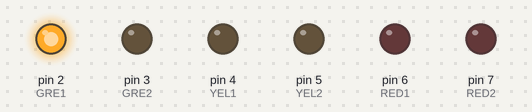
A sketch run on a simulated Arduino Uno, built with avr-gcc and run on an emulated ATmega328P. On the bench: output pins drawn as LEDs (lit = HIGH).

Above: at 0.2 s.
At 0.7 s:
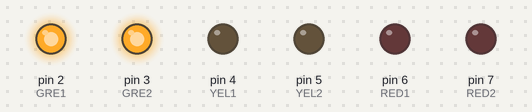
At 1.7 s:
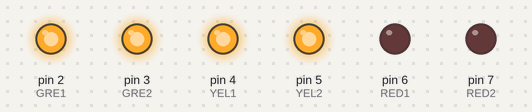
At 2.8 s:
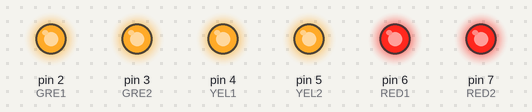
At 4.7 s:
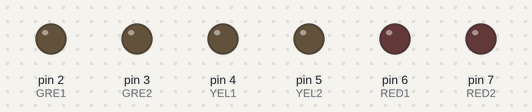
At 6.4 s:
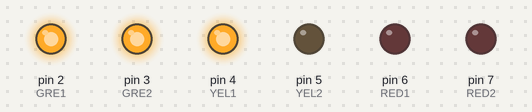
Timing chart, 0 to 6.8 s (numbered marks = the images above):
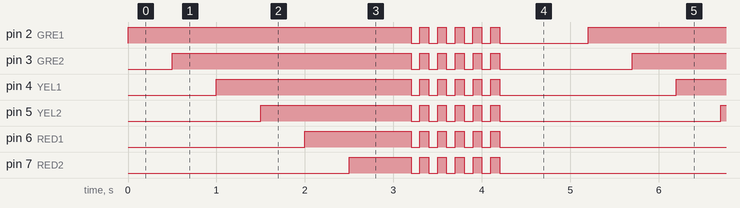

The sketch:

raceled.ino
```cpp
#define GRE1 2
#define GRE2 3
#define YEL1 4
#define YEL2 5
#define RED1 6
#define RED2 7

void setup() {
  pinMode(GRE1,OUTPUT);
  pinMode(GRE2,OUTPUT);
  pinMode(YEL1,OUTPUT);
  pinMode(YEL2,OUTPUT);
  pinMode(RED1,OUTPUT);
  pinMode(RED2,OUTPUT);
}

void loop() {
  int port[6] = {GRE1,GRE2,YEL1,YEL2,RED1,RED2};
  for(int i = 0; i < sizeof(port); i++){
    digitalWrite(port[i],HIGH);
    if(i < 5){
      delay(500);
    }
    else{
      delay(100);
    }
  }
  for(int j = 0; j < 5; j++){
    for(int i = 0; i < sizeof(port); i++){
      digitalWrite(port[i],LOW);
    }
    delay(100);
    for(int i = 0; i < sizeof(port); i++){
      digitalWrite(port[i],HIGH);
    }
    delay(100);
  }
  for(int i = 0; i < sizeof(port); i++){
      digitalWrite(port[i],LOW);
  }
  delay(1000);
}
```

Measured:
- by itself, pin 2 (GRE1): repeats every 5.2 s: 5 × (LOW 0.10 s, HIGH 0.10 s), LOW 1.0 s, HIGH 3.2 s
- by itself, pin 3 (GRE2): repeats every 5.2 s: 5 × (LOW 0.10 s, HIGH 0.10 s), LOW 1.5 s, HIGH 2.7 s
- by itself, pin 4 (YEL1): repeats every 5.2 s: 5 × (LOW 0.10 s, HIGH 0.10 s), LOW 2.0 s, HIGH 2.2 s
- by itself, pin 5 (YEL2): repeats every 5.2 s: 5 × (LOW 0.10 s, HIGH 0.10 s), LOW 2.5 s, HIGH 1.7 s
- by itself, pin 6 (RED1): repeats every 5.2 s: 5 × (LOW 0.10 s, HIGH 0.10 s), LOW 3.0 s, HIGH 1.2 s
- by itself, pin 7 (RED2): repeats every 5.2 s: 5 × (LOW 0.10 s, HIGH 0.10 s), LOW 3.5 s, HIGH 0.70 s
